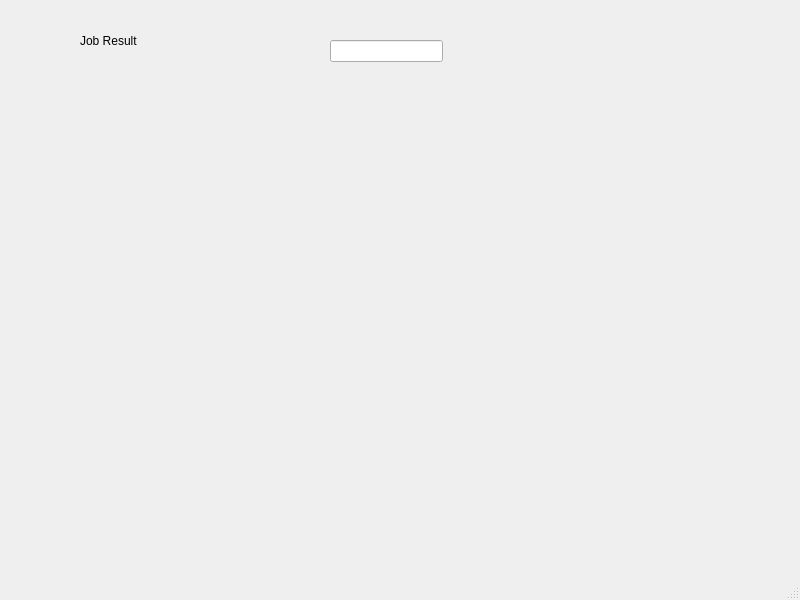
<?xml version="1.0" encoding="UTF-8"?>
<ui version="4.0">
 <class>MainWindow</class>
 <widget class="QMainWindow" name="MainWindow">
  <property name="geometry">
   <rect>
    <x>0</x>
    <y>0</y>
    <width>800</width>
    <height>600</height>
   </rect>
  </property>
  <property name="windowTitle">
   <string>MainWindow</string>
  </property>
  <widget class="QWidget" name="centralwidget">
   <widget class="MplWidget" name="MplWidget" native="true">
    <property name="geometry">
     <rect>
      <x>10</x>
      <y>100</y>
      <width>771</width>
      <height>441</height>
     </rect>
    </property>
   </widget>
   <widget class="QLabel" name="label">
    <property name="geometry">
     <rect>
      <x>80</x>
      <y>30</y>
      <width>151</width>
      <height>21</height>
     </rect>
    </property>
    <property name="text">
     <string>Job Result</string>
    </property>
   </widget>
   <widget class="QLineEdit" name="input1">
    <property name="geometry">
     <rect>
      <x>330</x>
      <y>40</y>
      <width>113</width>
      <height>22</height>
     </rect>
    </property>
   </widget>
  </widget>
  <widget class="QMenuBar" name="menubar">
   <property name="geometry">
    <rect>
     <x>0</x>
     <y>0</y>
     <width>800</width>
     <height>26</height>
    </rect>
   </property>
  </widget>
  <widget class="QStatusBar" name="statusbar"/>
 </widget>
 <customwidgets>
  <customwidget>
   <class>MplWidget</class>
   <extends>QWidget</extends>
   <header>mplwidget.h</header>
   <container>1</container>
  </customwidget>
 </customwidgets>
 <resources/>
 <connections/>
</ui>
